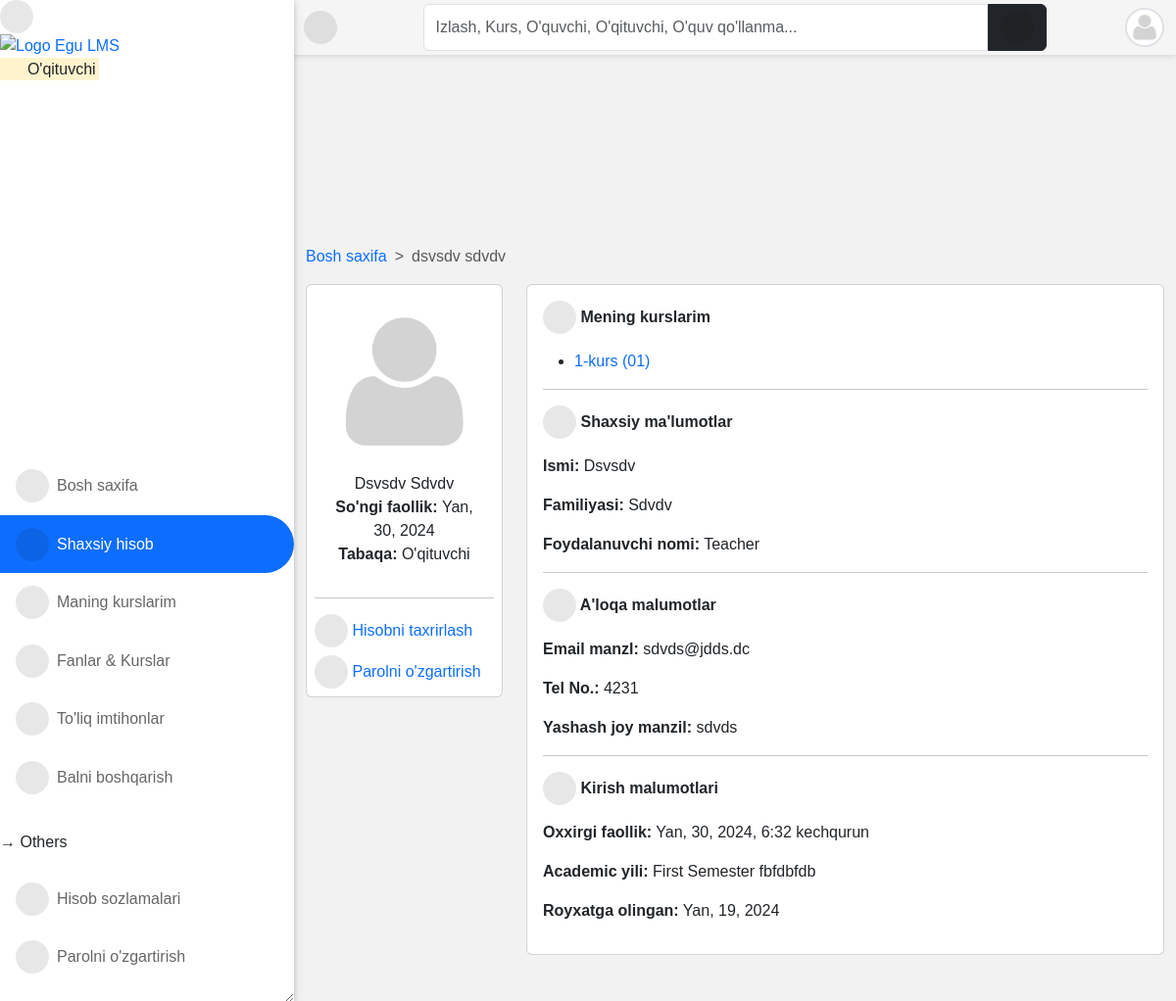
/accounts/profile/ (signed in), run on an earlier commit of the app's database.
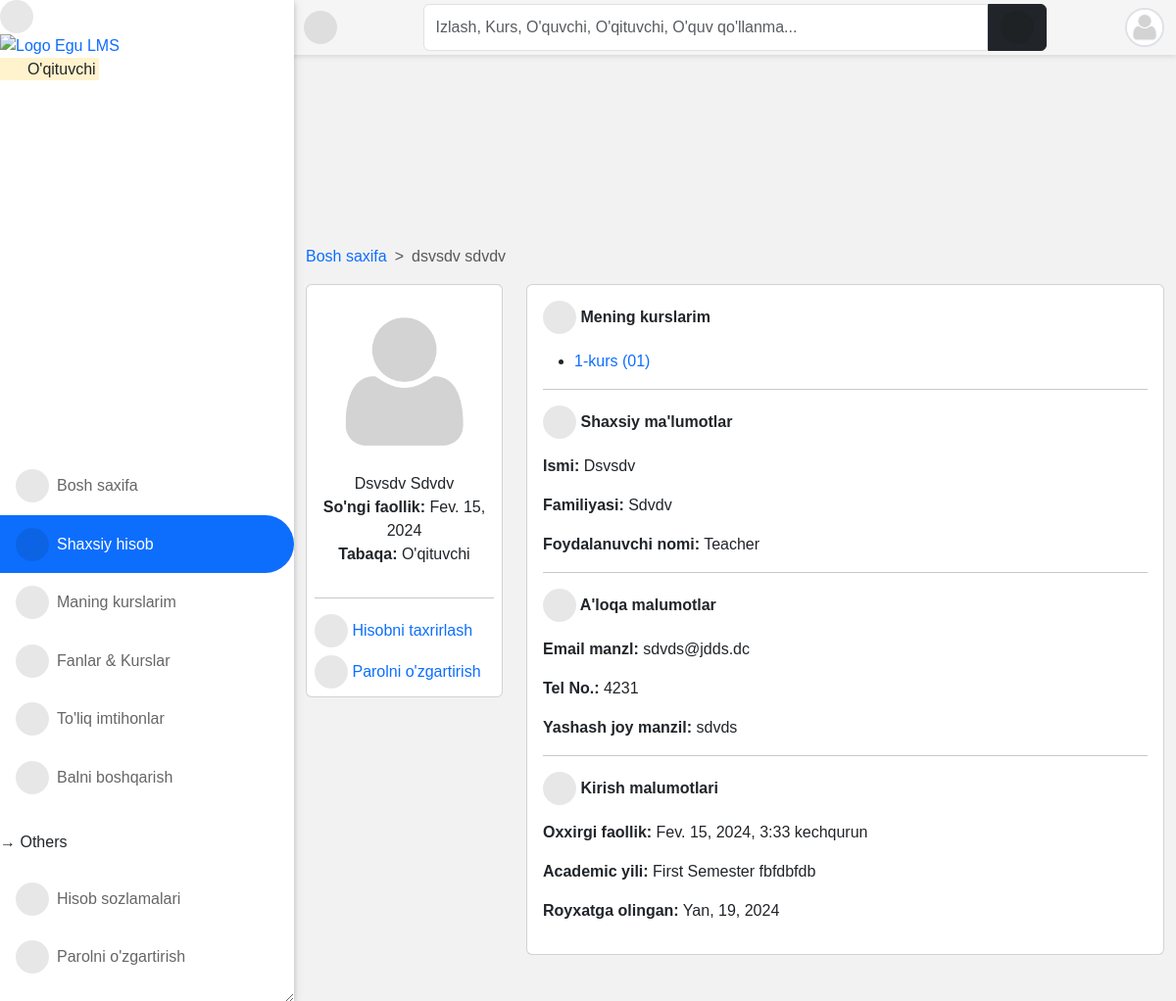
And on a later commit of the database.
### accounts/models.py (models this page shows, shortened)
class User(AbstractUser):
    is_student = models.BooleanField(default=False)
    is_lecturer = models.BooleanField(default=False)
    is_parent = models.BooleanField(default=False)
    is_dep_head = models.BooleanField(default=False)
    phone = models.CharField(max_length=60, blank=True, null=True)
    address = models.CharField(max_length=60, blank=True, null=True)
    picture = models.ImageField(
        upload_to="profile_pictures/%y/%m/%d/", default="default.png", null=True
    )
    email = models.EmailField(blank=True, null=True)
    username_validator = ASCIIUsernameValidator()
    objects = CustomUserManager()
    class Meta:
        ordering = ("-date_joined",)
    @property
    def get_full_name(self):
        full_name = self.username
        if self.first_name and self.last_name:
            full_name = self.first_name + " " + self.last_name
        return full_name
    @property
    def get_user_role(self):
        if self.is_superuser:
            role = "Boshliq"
        elif self.is_student:
            role = "O'quvchi"
        elif self.is_lecturer:
            role = "O'qituvchi"
        elif self.is_parent:
            role = "Ota-ona"
        return role

### course/models.py (models this page shows, shortened)
class Course(models.Model):
    slug = models.SlugField(blank=True, unique=True)
    title = models.CharField(max_length=200, null=True)
    code = models.CharField(max_length=200, unique=True, null=True)
    credit = models.IntegerField(null=True, default=0)
    summary = models.TextField(max_length=200, blank=True, null=True)
    program = models.ForeignKey(Program, on_delete=models.CASCADE)
    level = models.CharField(max_length=25, choices=LEVEL, null=True)
    year = models.IntegerField(choices=YEARS, default=0)
    semester = models.CharField(choices=SEMESTER, max_length=200)
    is_elective = models.BooleanField(default=False, blank=True, null=True)
    objects = CourseManager()
    def __str__(self):
        return "{0} ({1})".format(self.title, self.code)
    def get_absolute_url(self):
        return reverse("course_detail", kwargs={"slug": self.slug})

### core/models.py (models this page shows)
class Semester(models.Model):
    semester = models.CharField(max_length=10, choices=SEMESTER, blank=True)
    is_current_semester = models.BooleanField(default=False, blank=True, null=True)
    session = models.ForeignKey(
        Session, on_delete=models.CASCADE, blank=True, null=True
    )
    next_semester_begins = models.DateField(null=True, blank=True)
    def __str__(self):
        return self.semester

class Session(models.Model):
    session = models.CharField(max_length=200, unique=True)
    is_current_session = models.BooleanField(default=False, blank=True, null=True)
    next_session_begins = models.DateField(blank=True, null=True)
    def __str__(self):
        return self.session

### accounts/views.py (the view, shortened to what this page needs)
# urls.py: path("profile/", profile, name="profile"),
@login_required
def profile(request):
    current_session = Session.objects.filter(is_current_session=True).first()
    current_semester = Semester.objects.filter(
        is_current_semester=True, session=current_session
    ).first()
    if request.user.is_lecturer:
        courses = Course.objects.filter(
            allocated_course__lecturer__pk=request.user.id
        ).filter(semester=current_semester)
        return render(
            request,
            "accounts/profile.html",
            {
                "title": request.user.get_full_name,
                "courses": courses,
                "current_session": current_session,
                "current_semester": current_semester,
            },
        )

### templates/accounts/profile.html (shortened to what this page needs)
{% extends 'base.html' %}
{% load static %}
{% load i18n %}
{% block content %}
{% if user.is_authenticated %}
<nav style="--bs-breadcrumb-divider: '>';" aria-label="breadcrumb">
    <ol class="breadcrumb">
      <li class="breadcrumb-item"><a href="/">Bosh saxifa</a></li>
      <li class="breadcrumb-item active" aria-current="page">{{ user.get_full_name }}</li>
    </ol>
</nav>
<div class="row">
    <div class="col-md-3 mx-auto">
        <div class="card  p-2">
            <div class="text-center">
                <img src="{{ user.picture.url }}" class="w-100">
                <ul class="px-2 list-unstyled">
                    <li>{{ user.get_full_name|title }}</li>
                    <li><strong>So'ngi faollik: </strong>{{ user.last_login|date }}</li>
                    <li><strong>Tabaqa: </strong>
                        {{ user.get_user_role }}
                    </li>
                </ul>
            </div>
            <hr>
            <a class="mb-2" href="{% url 'edit_profile' %}"><i class="fas fa-user-edit"></i>
                <span class="mobile-hide">Hisobni taxrirlash</span></a>
            <a href="{% url 'change_password' %}"><i class="fas fa-lock"></i><span class="mobile-hide">
                    Parolni o'zgartirish</span></a>
        </div>
    </div>
    <div class="col-md-9 mx-auto">
        <div class="card">
            <div class="card-body">
                {% if user.is_lecturer %}
                <p class="fw-bold"><i class="fas fa-book-open"></i> Mening kurslarim</p>
                {% if courses %}
                <ul>
                    {% for course in courses %}
                    <li><a href="{{ course.get_absolute_url }}">{{ course }}</a></li>
                    {% endfor %}
                </ul>
                {% else %}
                <div class="text-danger">Hech qanday kursga tayinlanmagan!</div>
                {% endif %}
                <hr>
                {% endif %}
                <p class="fw-bold"><i class="fas fa-user"></i> Shaxsiy ma'lumotlar</p>
                <div class="dashboard-description">
                    <p><strong>Ismi:</strong> {{ user.first_name|title }}</p>
                    <p><strong>Familiyasi:</strong> {{ user.last_name|title }}</p>
                    <p><strong>Foydalanuvchi nomi:</strong> {{ user.username }}</p>
                </div>
                <hr>
                <p class="fw-bold"><i class="fas fa-phone-square-alt"></i> A'loqa malumotlar</p>
                <div class="dashboard-description">
                    <p><strong>Email manzl:</strong> {{ user.email }}</p>
                    <p><strong>Tel No.:</strong> {{ user.phone }}</p>
                    <p><strong>Yashash joy manzil:</strong> {{ user.address }}</p>
                </div>
                <hr>
                <p class="fw-bold"><i class="fa fa-calendar-day"></i> Kirish malumotlari</p>
                <div class="dashboard-description">
                    <p><strong>Oxxirgi faollik:</strong> {{ user.last_login }}</p>
                    {% if current_semester and current_session %}
                    <p><strong>Academic yili:</strong> {{ current_semester }} Semester {{ current_session }}</p>
                    {% endif %}
                    <p><strong>Royxatga olingan:</strong> {{ user.date_joined|date }}</p>
                </div>
            </div>
        </div>
    </div>
</div>
{% endif %}
{% endblock content %}

### templates/base.html (shortened to what this page needs)
{% load static %}
<!DOCTYPE html>
<html lang="en">
<head>
    <link rel="stylesheet" type="text/css" href="{% static 'vendor/fontawesome-6.5.1/css/all.min.css' %}">
    <link rel="stylesheet" type="text/css" href="{% static 'vendor/bootstrap-5.3.2/css/bootstrap.min.css' %}">
    <link rel="stylesheet" type="text/css" href="{% static 'css/style.min.css' %}">
</head>
<body>
    {% block sidebar %}
        {% include 'aside.html' %}
    {% endblock %}
    {% block maincontent %}
    <div id="main">
        {% block topbar %}
            {% include 'navbar.html' %}
        {% endblock %}
        <div class="container-fluid" id="main-content">
            {% block content %}{% endblock content %}
        </div>
    </div>
    {% endblock %}
</body>
</html>

### templates/aside.html (shortened to what this page needs)
{% load static %}
<div id="side-nav">
	<div class="main-menu">
			<div class="desktop-hide">
				<div class="toggle-btn" onclick="toggleSidebar()">
					<i class="fas fa-times"></i>
				</div>
			</div>
			<a href="/">
				<img src="{% static '/img/dj-lms.png' %}" width="110px" alt="Logo Egu LMS">
			</a>
			<p class="text-orange">
				<mark>
					<i class="far fa-hand-point-right"></i>
					{{ request.user.get_user_role }}
				</mark>
			</p>
		</div>
		{% url 'home' as hom %} {% url 'dashboard' as dash %} {% url 'profile' as prof %}
		{% url 'programs' as pro %} {% url 'session_list' as sess %} {% url 'semester_list' as sem %}
		{% url 'add_score' as ascore %} {% url 'grade_results' as vr %}{% url 'ass_results' as ar %}
		{% url 'course_registration' as cr %} {% url 'edit_profile' as ep %} {% url 'change_password' as cp %}
		{% url 'quiz_progress' as qpr %} {% url 'quiz_marking' as qce %} {% url 'user_course_list' as ucl %}
		<ul>
			<li class="{% if request.path == hom %}active{% endif %}">
				<a href="{% url 'home' %}"><i class="fas fa-home"></i>Bosh saxifa</a>
			</li>
			<li class="{% if request.path == prof %}active{% endif %}">
				<a href="{% url 'profile' %}"><i class="fas fa-user"></i>Shaxsiy hisob</a>
			</li>
			{% if request.user.is_lecturer or request.user.is_student %}
			<li class="{% if request.path == ucl %}active{% endif %}">
				<a href="{% url 'user_course_list' %}"><i class="fas fa-book"></i>Maning kurslarim</a>
			</li>
			{% endif %}
			<li class="{% if request.path == pro %}active{% endif %}">
				<a href="{% url 'programs' %}"><i class="fas fa-book-open"></i>Fanlar & Kurslar</a>
			</li>
			{% if request.user.is_superuser or request.user.is_lecturer %}
			<li class="{% if request.path == qce %}active{% endif %}">
				<a href="{% url 'quiz_marking' %}"><i class="fas fa-check-double"></i>To'liq imtihonlar</a>
			</li>
			{% endif %}
			{% if request.user.is_lecturer %}
			<li class="{% if request.path == ascore %}active{% endif %}">
				<a href="{% url 'add_score' %}"><i class="fas fa-table"></i>Balni boshqarish</a>
			</li>
			{% endif %}
			<br />
			<p class="ml-3">&RightArrow; Others</p>
			<li class="{% if request.path == ep %}active{% endif %}">
				<a href="{% url 'edit_profile' %}"><i class="fas fa-cogs"></i>Hisob sozlamalari</a>
			</li>
			<li class="{% if request.path == cp %}active{% endif %}">
				<a href="{% url 'change_password' %}"><i class="fas fa-key"></i>Parolni o'zgartirish</a>
			</li>
		</ul>
	</div>
	<footer class="card-footer mt-5 pt-3 pb-5 px-2">
		<div class="col-12">
			<p class="small m-0">
				Bizning <a href="#"> Maxfiylik </a> hamda <a href="#"> Foydalanish shartlari. </a>
				<br />Student LMS &copy; <script>document.write(new Date().getFullYear());</script>
				<br />
			</p>
			<a href="https://github.com/xusanbek0071" class="btn btn-sm btn-dark mx-auto" target="_blank">
			</a>
		</div>
	</footer>

### templates/navbar.html (shortened to what this page needs)
<div id="top-navbar" class="py-1">
	<div class="container">
		<div class="nav-wrapper">
			<div class="toggle-btn" onclick="toggleSidebar()">
				<i class="fas fa-bars"></i>
			</div>
			<form class="form-header" action="{% url 'query' %}" method="GET">
				<input id="primary-search" class="form-control rounded-end-0" type="text" name="q" value="{{ request.GET.q }}"
					placeholder="Izlash, Kurs, O'quvchi, O'qituvchi, O'quv qo'llanma..." required />
				<button class="btn btn-dark rounded-start-0" type="submit">
					<i class="fas fa-search"></i>
				</button>
			</form>
			<div class="dropdown">
				<div class="avatar border border-2" type="button" data-bs-toggle="dropdown" aria-expanded="false">
					<img src="{{ request.user.picture.url }}">
				</div>
			</div>
		</div>
	</div>
</div>

What changed in the data, as far as the page shows it:
changed User "O'qituvchi": last_login "Yan, 30, 2024" → "Fev. 15, 2024"; last_login "Yan, 30, 2024, 6:32 kechqurun" → "Fev. 15, 2024, 3:33 kechqurun"
